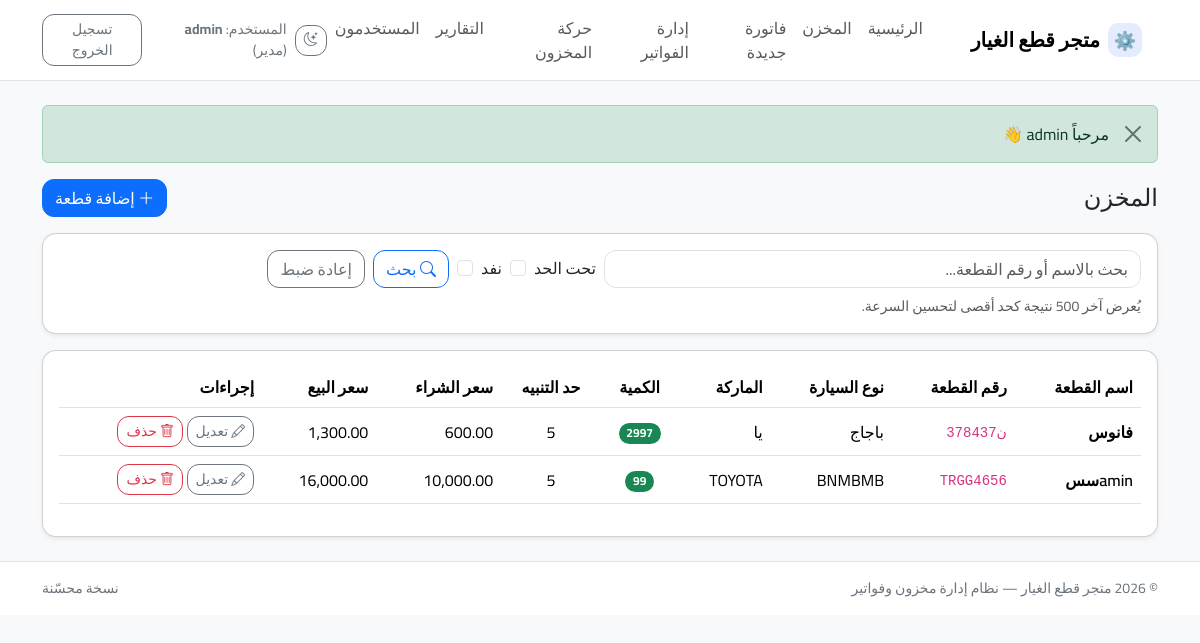
The page /products.php (signed in) on the database its author committed.
### tables this page shows
CREATE TABLE users (
        id INTEGER PRIMARY KEY AUTOINCREMENT,
        username TEXT NOT NULL UNIQUE,
        password_hash TEXT NOT NULL,
        role TEXT NOT NULL DEFAULT 'كاشير',
        is_active INTEGER NOT NULL DEFAULT 1,
        created_at TEXT NOT NULL,
        updated_at TEXT NOT NULL
      );

CREATE TABLE products (
        id INTEGER PRIMARY KEY AUTOINCREMENT,
        name TEXT NOT NULL,
        product_no TEXT NOT NULL UNIQUE,
        car_type TEXT NOT NULL,
        car_brand TEXT NOT NULL,
        quantity INTEGER NOT NULL DEFAULT 0,
        cost_price REAL NOT NULL DEFAULT 0,
        sell_price REAL NOT NULL DEFAULT 0,
        min_qty INTEGER NOT NULL DEFAULT 5,
        created_at TEXT NOT NULL,
        updated_at TEXT NOT NULL
      );

### config.php (called while the page is built, shortened)
<?php
function h(string $s): string {
  return htmlspecialchars($s, ENT_QUOTES | ENT_SUBSTITUTE, 'UTF-8');
}
function money_fmt($n): string {
  $v = (float)$n;
  $s = number_format($v, 2, '.', ',');
  return CURRENCY !== '' ? ($s . ' ' . CURRENCY) : $s;
}
function flash_get_all(): array {
  $msgs = $_SESSION['flash'] ?? [];
  return $msgs;
}
function current_user(PDO $pdo): ?array {
  $stmt = $pdo->prepare('SELECT id, username, role, is_active FROM users WHERE id = ?');
  $stmt->execute([(int)$_SESSION['user_id']]);
  $u = $stmt->fetch(PDO::FETCH_ASSOC);
  return $u;
}

### products.php (the view, shortened to what this page needs)
<?php
require_once __DIR__ . '/config.php';
$q = trim($_GET['q'] ?? '');
$show_low = (($_GET['low'] ?? '') === '1');
$show_out = (($_GET['out'] ?? '') === '1');
$sql = "SELECT id, name, product_no, car_type, car_brand, quantity, cost_price, sell_price, min_qty, updated_at
        FROM products WHERE 1=1";
$params = [];
$sql .= " ORDER BY updated_at DESC LIMIT 500";
$stmt = $pdo->prepare($sql);
$stmt->execute($params);
$products = $stmt->fetchAll(PDO::FETCH_ASSOC);
include __DIR__ . '/header.php';
?>
<div class="d-flex align-items-center justify-content-between flex-wrap gap-2 mb-3">
  <h1 class="h4 m-0">المخزن</h1>
  <a class="btn btn-primary" href="product_form.php"><i class="bi bi-plus-lg"></i> إضافة قطعة</a>
</div>
<div class="card shadow-sm mb-3">
  <div class="card-body">
    <form class="row g-2" method="get">
      <div class="col-12 col-lg-6">
        <input class="form-control" name="q" value="<?= h($q); ?>" placeholder="بحث بالاسم أو رقم القطعة...">
      </div>
      <div class="col-12 col-lg-6 d-flex flex-wrap gap-2 align-items-center">
        <div class="form-check">
          <input class="form-check-input" type="checkbox" name="low" value="1" id="low" <?= $show_low ? 'checked' : ''; ?>>
          <label class="form-check-label" for="low">تحت الحد</label>
        </div>
        <div class="form-check">
          <input class="form-check-input" type="checkbox" name="out" value="1" id="out" <?= $show_out ? 'checked' : ''; ?>>
          <label class="form-check-label" for="out">نفد</label>
        </div>
        <button class="btn btn-outline-primary"><i class="bi bi-search"></i> بحث</button>
        <a class="btn btn-outline-secondary" href="products.php">إعادة ضبط</a>
      </div>
    </form>
    <div class="form-text mt-2">يُعرض آخر 500 نتيجة كحد أقصى لتحسين السرعة.</div>
  </div>
</div>
<div class="card shadow-sm">
  <div class="card-body">
    <?php if ($products): ?>
    <div class="table-responsive">
      <table class="table table-hover align-middle">
        <thead>
          <tr>
            <th>اسم القطعة</th>
            <th>رقم القطعة</th>
            <th>نوع السيارة</th>
            <th>الماركة</th>
            <th class="text-center">الكمية</th>
            <th class="text-center">حد التنبيه</th>
            <th class="text-end">سعر الشراء</th>
            <th class="text-end">سعر البيع</th>
            <th class="text-end">إجراءات</th>
          </tr>
        </thead>
        <tbody>
          <?php foreach ($products as $p):
            $qty = (int)$p['quantity'];
            $min = (int)$p['min_qty'];
            $rowClass = '';
            $badge = 'success';
            $label = 'متوفر';
          ?>
          <tr class="<?= h($rowClass); ?>">
            <td class="fw-semibold"><?= h($p['name']); ?></td>
            <td><code><?= h($p['product_no']); ?></code></td>
            <td><?= h($p['car_type']); ?></td>
            <td><?= h($p['car_brand']); ?></td>
            <td class="text-center">
              <span class="badge text-bg-<?= h($badge); ?>" title="<?= h($label); ?>"><?= $qty; ?></span>
            </td>
            <td class="text-center"><?= $min; ?></td>
            <td class="text-end"><?= money_fmt($p['cost_price']); ?></td>
            <td class="text-end"><?= money_fmt($p['sell_price']); ?></td>
            <td class="text-end">
              <a class="btn btn-sm btn-outline-secondary" href="product_form.php?id=<?= (int)$p['id']; ?>"><i class="bi bi-pencil"></i> تعديل</a>
              <form class="d-inline" method="post" action="product_delete.php" onsubmit="return confirm('هل أنت متأكد من حذف القطعة؟');">
                <button class="btn btn-sm btn-outline-danger"><i class="bi bi-trash"></i> حذف</button>
              </form>
            </td>
          </tr>
          <?php endforeach; ?>
        </tbody>
      </table>
    </div>
    <?php else: ?>
      <div class="text-center text-secondary py-4">
        لا توجد نتائج.
      </div>
    <?php endif; ?>
  </div>
</div>
<?php include __DIR__ . '/footer.php'; ?>

### header.php (shortened to what this page needs)
<?php
require_once __DIR__ . '/config.php';
$user = current_user($pdo);
?>
<!doctype html>
<html lang="ar" dir="rtl" data-bs-theme="light">
<head>
  <link href="https://cdn.jsdelivr.net/npm/bootstrap@5.3.3/dist/css/bootstrap.min.css" rel="stylesheet">
  <link rel="stylesheet" href="https://cdn.jsdelivr.net/npm/bootstrap-icons@1.11.3/font/bootstrap-icons.min.css">
  <link rel="stylesheet" href="assets/styles.css">
</head>
<body class="bg-body-tertiary">
<nav class="navbar navbar-expand-lg bg-body border-bottom sticky-top">
  <div class="container">
    <a class="navbar-brand fw-bold d-flex align-items-center gap-2" href="index.php">
      <span class="brand-mark">⚙️</span>
      <span><?= h(STORE_NAME); ?></span>
    </a>
    <div class="collapse navbar-collapse" id="nav">
      <?php if ($user): ?>
      <ul class="navbar-nav me-auto mb-2 mb-lg-0">
        <li class="nav-item"><a class="nav-link" href="index.php">الرئيسية</a></li>
        <?php if (in_array($user['role'], ['مدير','مخزن'], true)): ?>
          <li class="nav-item">
            <a class="nav-link" href="products.php">
              المخزن
            </a>
          </li>
        <?php endif; ?>
        <?php if (in_array($user['role'], ['مدير','كاشير'], true)): ?>
          <li class="nav-item"><a class="nav-link" href="sales.php">فاتورة جديدة</a></li>
          <li class="nav-item"><a class="nav-link" href="invoices.php">إدارة الفواتير</a></li>
        <?php endif; ?>
        <?php if (in_array($user['role'], ['مدير','مخزن'], true)): ?>
          <li class="nav-item"><a class="nav-link" href="movements.php">حركة المخزون</a></li>
        <?php endif; ?>
        <?php if (in_array($user['role'], ['مدير'], true)): ?>
          <li class="nav-item"><a class="nav-link" href="reports.php">التقارير</a></li>
          <li class="nav-item"><a class="nav-link" href="users.php">المستخدمون</a></li>
        <?php endif; ?>
      </ul>
      <?php endif; ?>
      <div class="d-flex align-items-center gap-2 ms-auto">
        <button class="btn btn-outline-secondary btn-sm" id="themeToggle" type="button" title="وضع مظلم/فاتح">
          <i class="bi bi-moon-stars"></i>
        </button>
        <?php if ($user): ?>
          <span class="text-secondary small d-none d-lg-inline">
            المستخدم: <strong><?= h($user['username']); ?></strong> (<?= h($user['role']); ?>)
          </span>
          <a class="btn btn-outline-secondary btn-sm" href="logout.php">تسجيل الخروج</a>
        <?php else: ?>
          <a class="btn btn-outline-primary btn-sm" href="login.php">تسجيل الدخول</a>
        <?php endif; ?>
      </div>
    </div>
  </div>
</nav>
<main class="container py-4">
<?php foreach (flash_get_all() as $f): ?>
  <div class="alert alert-<?= h($f['type']); ?> alert-dismissible fade show" role="alert">
    <?= h($f['msg']); ?>
    <button type="button" class="btn-close" data-bs-dismiss="alert"></button>
  </div>
<?php endforeach; ?>

### assets/styles.css (style rules this page uses)
:root { --brand: #2563EB; --brand-2: #16A34A; --radius: 14px; }
html, body { font-family: "Cairo", system-ui, -apple-system, "Segoe UI", Tahoma, Arial, sans-serif; }
code { direction: ltr; unicode-bidi: bidi-override; }
.table th, .table td { vertical-align: middle; }
.navbar .navbar-brand .brand-mark { display: inline-flex; align-items: center; justify-content: center; width: 34px; height: 34px; border-radius: 10px; background: rgba(37,99,235,0.12); color: var(--brand); font-size: 18px; }
.card { border-radius: var(--radius); }
.btn { border-radius: 12px; }
.form-control, .form-select { border-radius: 12px; }
.badge { border-radius: 999px; }

### rows shown on the page
users: username "admin", role "مدير"
products: name "فانوس", product_no "378437ن", car_type "باجاج", car_brand "يا", quantity "2997", min_qty "5", cost_price "600.00", sell_price "1,300.00"
products: name "aminسس", product_no "TRGG4656", car_type "BNMBMB", car_brand "TOYOTA", quantity "99", min_qty "5", cost_price "10,000.00", sell_price "16,000.00"

### other values the page prints
STORE_NAME "متجر قطع الغيار"
$f['msg'] "مرحباً admin 👋"
